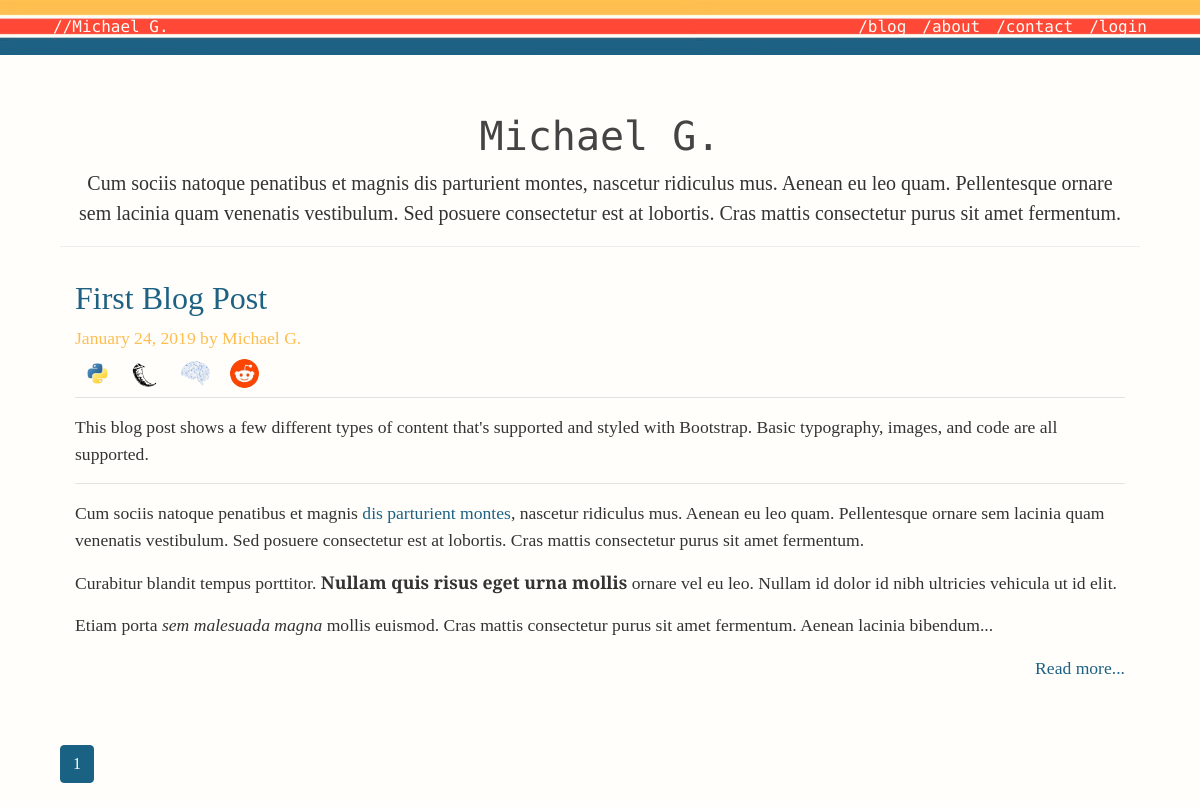
Before: / with the older database file.
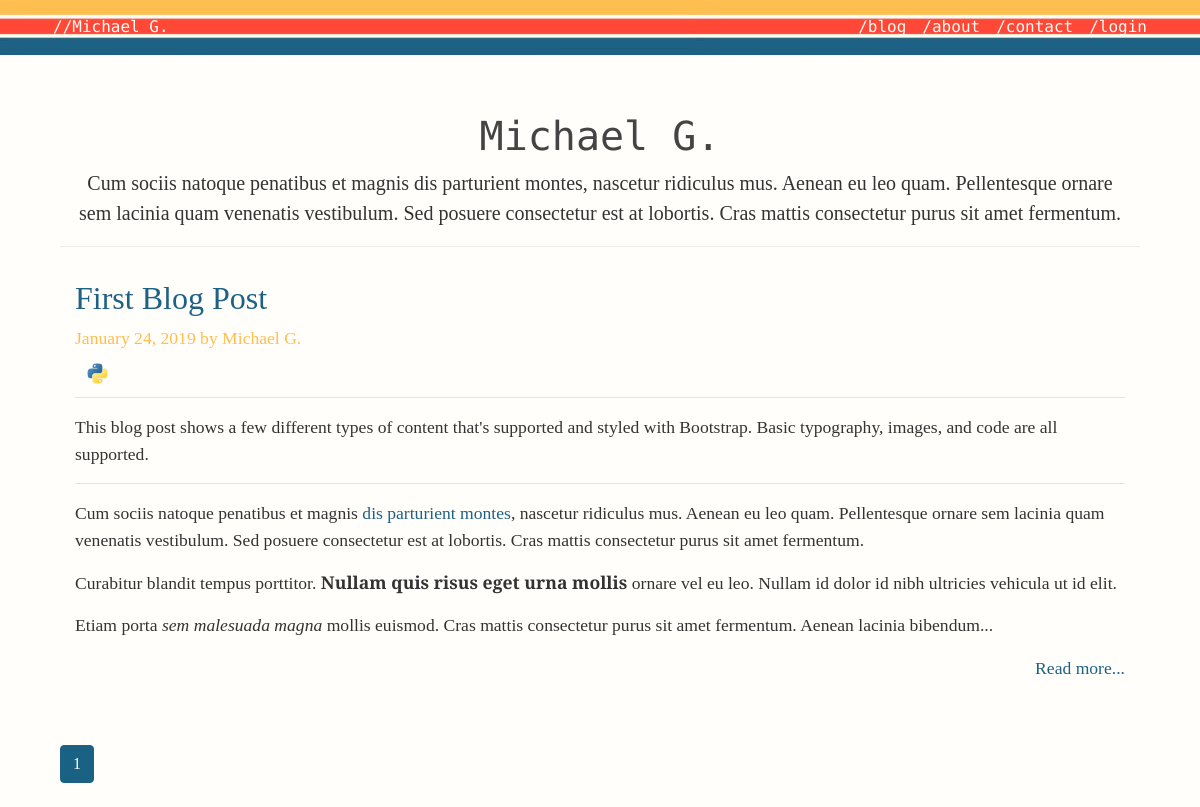
After: the same page with the newer database file.
### personal_blog/models.py (models this page shows, shortened)
class Post(ResourceMixin, db.Model):
    id = db.Column(db.Integer, primary_key=True)
    title = db.Column(db.String(100), nullable=False)
    slug = db.Column(db.String(100), unique=True, nullable=False)
    date_posted = db.Column(db.DateTime, nullable=False, default=datetime.utcnow)
    content = db.Column(db.Text, nullable=False)
    user_id = db.Column(db.Integer, db.ForeignKey('user.id'), nullable=False)
    tags = db.relationship('Tag', secondary=posts_and_tags, lazy='subquery', backref=db.backref('pages', lazy=True))

class User(ResourceMixin, UserMixin, db.Model):
    id = db.Column(db.Integer, primary_key=True)
    username = db.Column(db.String(20), unique=True, nullable=False)
    alias = db.Column(db.String(20), unique=True, nullable=False)
    image_file = db.Column(db.String(20), nullable=False, default='default.jpg')
    password = db.Column(db.String(60), nullable=False)
    posts = db.relationship('Post', backref='author', lazy=True)

class Tag(ResourceMixin, db.Model):
    id = db.Column(db.Integer, primary_key=True)
    slug = db.Column(db.String(20), unique=True, nullable=False)
    tag_name = db.Column(db.String(20), unique=True, nullable=False)
    image_file = db.Column(db.String(20), nullable=False, default='default.jpg')

### personal_blog/routes.py (the view)
@app.route("/")
def home():
    page = request.args.get('page', 1, type=int)
    posts = Post.query.order_by(Post.date_posted.desc()).paginate(page=page, per_page=5)
    return render_template('home.html', posts=posts, title='Michael G.')

### personal_blog/templates/home.html
{% extends "layout.html" %}
{% block content %}
      {% if title == 'Blog' %}
      <div class="blog-header">
         <div class="container">
            <h1 class="blog-title" align="center">Blog</h1>
         </div>
      </div>
      {% else %}
      <div class="blog-header">
         <div class="container">
            <h1 class="blog-title" align="center">Michael G.</h1>
            <p class="lead blog-description" align="center">
               Cum sociis natoque penatibus et magnis dis parturient montes, nascetur ridiculus mus.
               Aenean eu leo quam. Pellentesque ornare sem lacinia quam venenatis vestibulum.
               Sed posuere consectetur est at lobortis. Cras mattis consectetur purus sit amet fermentum.
            </p>
         </div>
      </div>
      {% endif %}
<div class="blog-post">
   <div class="container">
      {% for post in posts.items %}
      <div class="row">
         <article class="media content-section">
            <div class="col-sm-12 blog-main">
               <div class="media-body">
                  <div class="article-metadata">
                     <h2> <a href="{{ url_for('post', slug=post.slug) }}">{{ post.title }}</a></h2>
                     <p class="blog-post-meta">{{ post.date_posted.strftime('%B %d, %Y') }} by {{ post.author.alias }} </p>
               {% for tag in post.tags %}
                  <a href="{{ url_for('tag_posts', slug=tag.slug) }}", title="{{ tag.tag_name }}">
                  <img class="img-fluid rounded-circle article-img" src="{{ url_for('static', filename='images/tags/' + tag.image_file) }}" >
                  </a>
               {% endfor %}
                  </div>
                  <p class="article-content">{{ post.content| truncate(800) | safe }}</p>
               </div>
               <p class="quiet" style="text-align: right;"><a  href="{{ url_for('post', slug=post.slug) }}">Read more...</a></p>
            </div>
         </article>
      </div>
      {% endfor %}
   </div>
</div>
<div class="row">
   <div class="col-sm-8 blog-main">
      {% for page_num in posts.iter_pages(left_edge=1, right_edge=1, left_current=1, right_current=2) %}
      {% if page_num %}
      {% if posts.page == page_num %}
      <a class="btn btn-info mb-4" href="{{ url_for('home', page=page_num) }}">{{ page_num }}</a>
      {% else %}
      <a class="btn btn-outline-primary mb-4" href="{{ url_for('home', page=page_num) }}">{{ page_num }}</a>
      {% endif %}
      {% else %}
      ...
      {% endif %}
      {% endfor %}
   </div>
</div>
{% endblock content %}

### personal_blog/templates/layout.html (shortened to what this page needs)
<!DOCTYPE html>
<html>
   <head>
      <link rel="stylesheet"
            href="https://stackpath.bootstrapcdn.com/bootstrap/4.2.1/css/bootstrap.min.css"
>
      <link rel="stylesheet"
            type="text/css"
            href="{{ url_for('static', filename='main.css') }}">
      <link rel="stylesheet"
            href="https://use.fontawesome.com/releases/v5.6.3/css/all.css"
>
   </head>
   <body>
      <header class="site-header">
         <nav class="navbar navbar-expand-md navbar-dark bg-steel fixed-top">
            <div class="container top-buffer">
               <div class="collapse navbar-collapse" id="navbarToggle">
                  <div class="navbar-nav mr-auto">
                     <a class="nav-item nav-link" href="{{ url_for('home') }}">//Michael G.</a>
                  </div>
                  <div class="navbar-nav">
                     {% if current_user.is_authenticated %}
                       <a class="nav-item nav-link" href="{{ url_for('blog') }}">/blog</a>
                       <a class="nav-item nav-link" href="{{ url_for('admin_posts') }}">/admin</a>
                       <a class="nav-item nav-link" href="{{ url_for('logout') }}">/logout</a>
                     {% else %}
                       <a class="nav-item nav-link" href="{{ url_for('blog') }}">/blog</a>
                       <a class="nav-item nav-link" href="{{ url_for('about') }}">/about</a>
                       <a class="nav-item nav-link" href="">/contact</a>
                       <a class="nav-item nav-link" href="{{ url_for('login') }}">/login</a>
                     {% endif %}
                  </div>
               </div>
            </div>
         </nav>
      </header>
      <main role="main" class="container">
         <div class="container">
            {% block content %}{% endblock %}
         </div>
      </main>
   </body>
</html>

### personal_blog/static/main.css (style rules this page uses)
a { color: #1d6184; }
.blog-title { font-family: 'PT Mono', monospace; }
.lead { font-family: 'Zilla Slab', serif; }
.navbar { font-family: 'PT Mono', monospace; }
.blog-post-meta { font-family: 'Zilla Slab', serif; }
.top-buffer { margin-top: -1px; }
body { background: #fffefa; color: #333333; margin-top: 5rem; font-family: 'Zilla Slab', serif; font-weight: 400; font-style: normal; }
h1, h2, h3, h4, h5, h6 { color: #444444; font-family: 'Zilla Slab', serif; }
p { font-size: 1.1rem; }
.bg-steel { background-image: url("images/design/retro_stripes_fade.jpg"); background-color: #1d6184; background-size: 696px 51px; background-repeat: repeat-x; }
.site-header .navbar-nav .nav-link { color: #fffcf6; }
.article-content { white-space: pre-line; }
.article-img { width: 45px; padding: .5rem ; }
.article-metadata { padding-bottom: 1px; margin-bottom: 4px; border-bottom: 1px solid #e3e3e3 }
.btn-info { color: #fff; background-color: #1a6283; border-color: #1d6184; }
.blog-header { padding-top: 2rem; padding-bottom: .1rem; margin-bottom: 2rem; border-bottom: .05rem solid #eee; }
.blog-post { margin-bottom: 3rem; }
.blog-post-meta { color: #febe50; margin-bottom: 0rem; }
.nav-link { display: block; padding: .5rem 1rem; text-align: left; }

Changed rows visible on the page:
removed Tag: image_file (picture)
changed Post "First Blog Post": loses Tag (image_file (picture))
